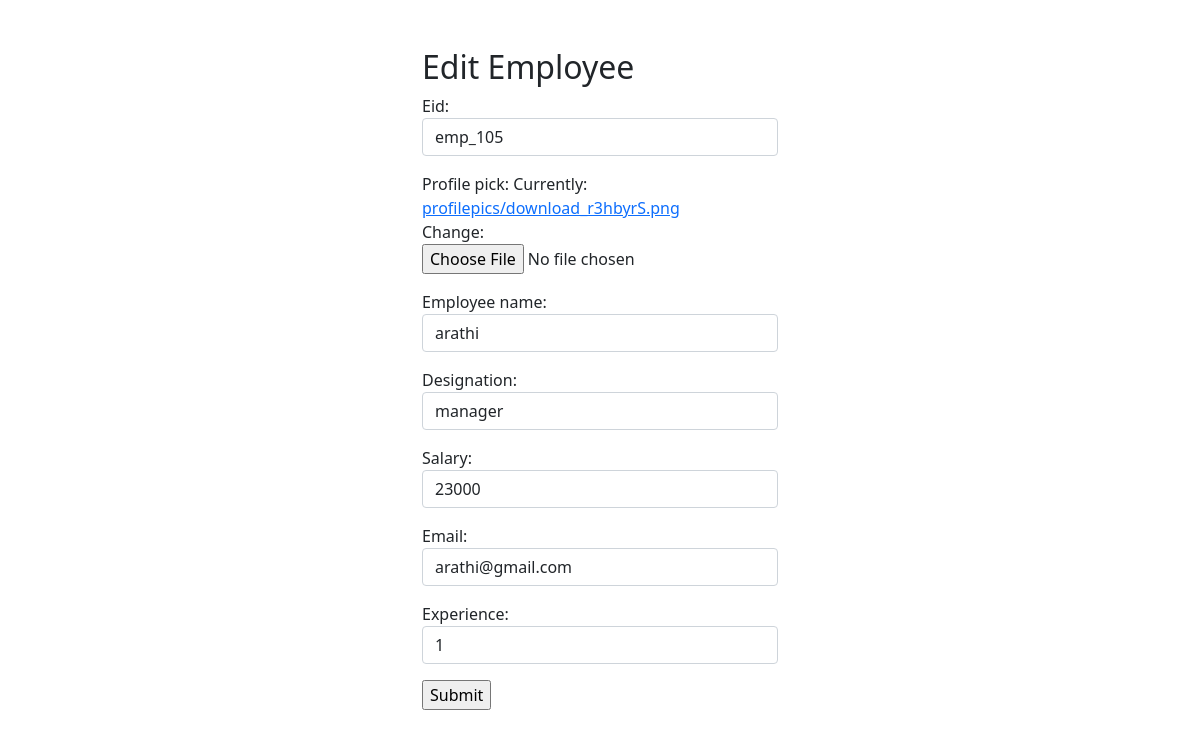
Page /employee/change/emp_105 (signed in) on the committed database.
### employee/models.py (models this page shows, shortened)
class Employee(models.Model):
    eid = models.CharField(max_length=120,primary_key=True)
    profile_pick = models.ImageField(upload_to="profilepics",null=True)
    employee_name = models.CharField(max_length=120)
    designation = models.CharField(max_length=120)
    salary = models.PositiveIntegerField()
    email = models.EmailField(unique=True)
    experience = models.PositiveIntegerField(null=True)

### employee/views.py (the view, shortened to what this page needs)
# urls.py: path("change/<str:e_id>", views.EmployeeEditView.as_view(), name="emp-edit"),
@method_decorator(signin_required,name="dispatch")
class EmployeeEditView(View):
    def get(self, request, *args, **kwargs):
        eid = kwargs.get("e_id")
        employee = Employee.objects.get(eid=eid)
        form=EmployeeCreateForm(instance=employee)
        return render(request, "emp-edit.html", {"form": form})

### employee/forms.py
class EmployeeCreateForm(forms.ModelForm):
    class Meta:
        model = Employee
        fields = "__all__"
        widgets = {
            "eid": forms.TextInput(attrs={"class": "form-control"}),
            "employee_name": forms.TextInput(attrs={"class": "form-control"}),
            "designation": forms.TextInput(attrs={"class": "form-control"}),
            "salary": forms.NumberInput(attrs={"class": "form-control"}),
            "email": forms.EmailInput(attrs={"class": "form-control"}),
            "experience": forms.NumberInput(attrs={"class": "form-control"})
        }

### employee/views.py (called while the page is built)
def signin_required(fn):
    def wrapper(request, *args, **kwargs):
        if request.user.is_authenticated:
            return fn(request, *args, **kwargs)
        else:
            messages.error(request, "you must login")
            return redirect("signin")
    return wrapper

### employee/templates/emp-edit.html (shortened to what this page needs)
<!DOCTYPE html>
<html lang="en">
<head>
    <link href="https://cdn.jsdelivr.net/npm/bootstrap@5.1.3/dist/css/bootstrap.min.css" rel="stylesheet"
>
</head>
<body>
<div class="container">
    <div class="row mt-5">
        <div class="col-4"></div>
        <div class="col-4">
            <h2>Edit Employee</h2>
            <form action="" method="post" enctype="multipart/form-data">
                {{form.as_p}}
                <input type="submit">
            </form>
        </div>
    </div>
</div>
</body>
</html>

### rows in the picture
Employee: eid "emp_105", employee_name "arathi", designation "manager", salary "23000", email "arathi@gmail.com", experience "1"
